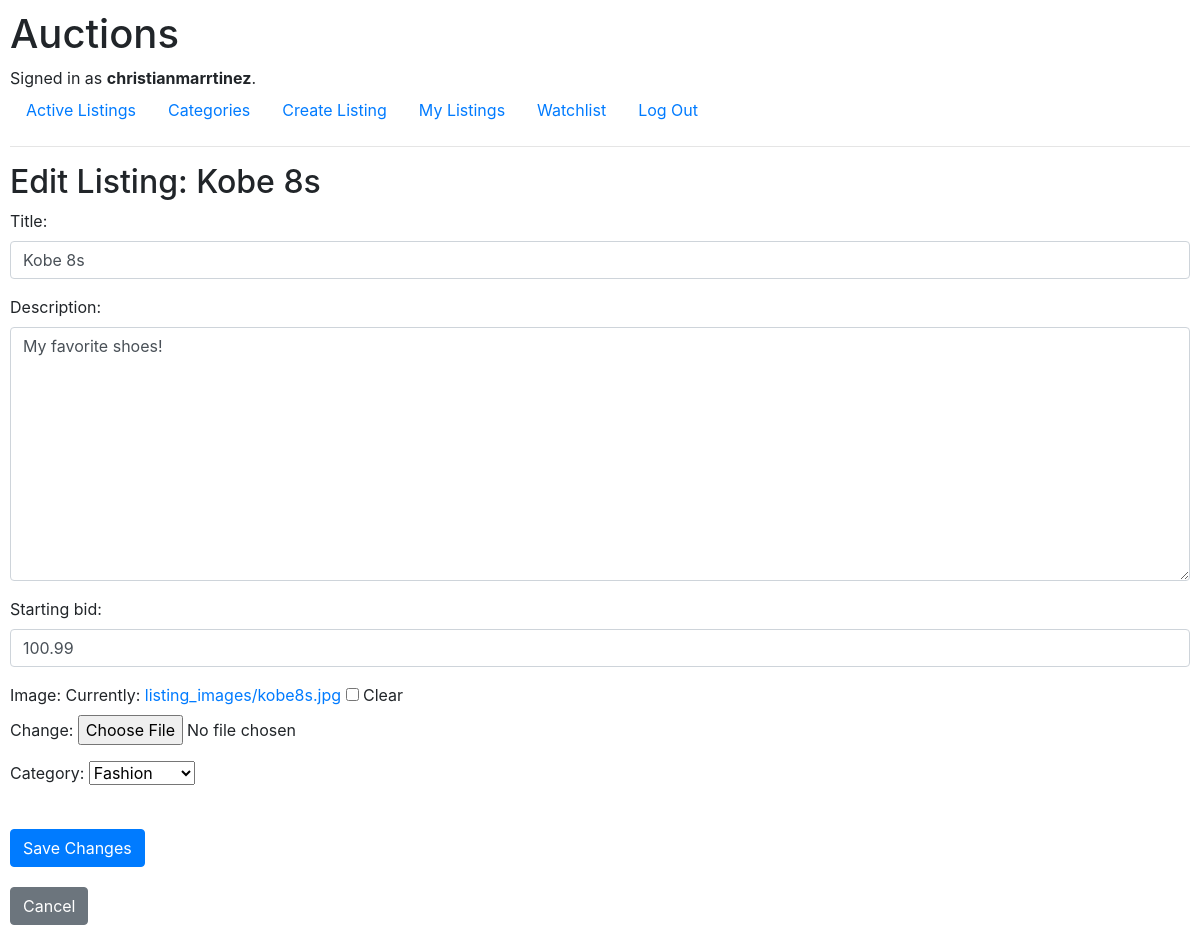
Page /listing/1/edit/ (signed in) on the earlier database version.
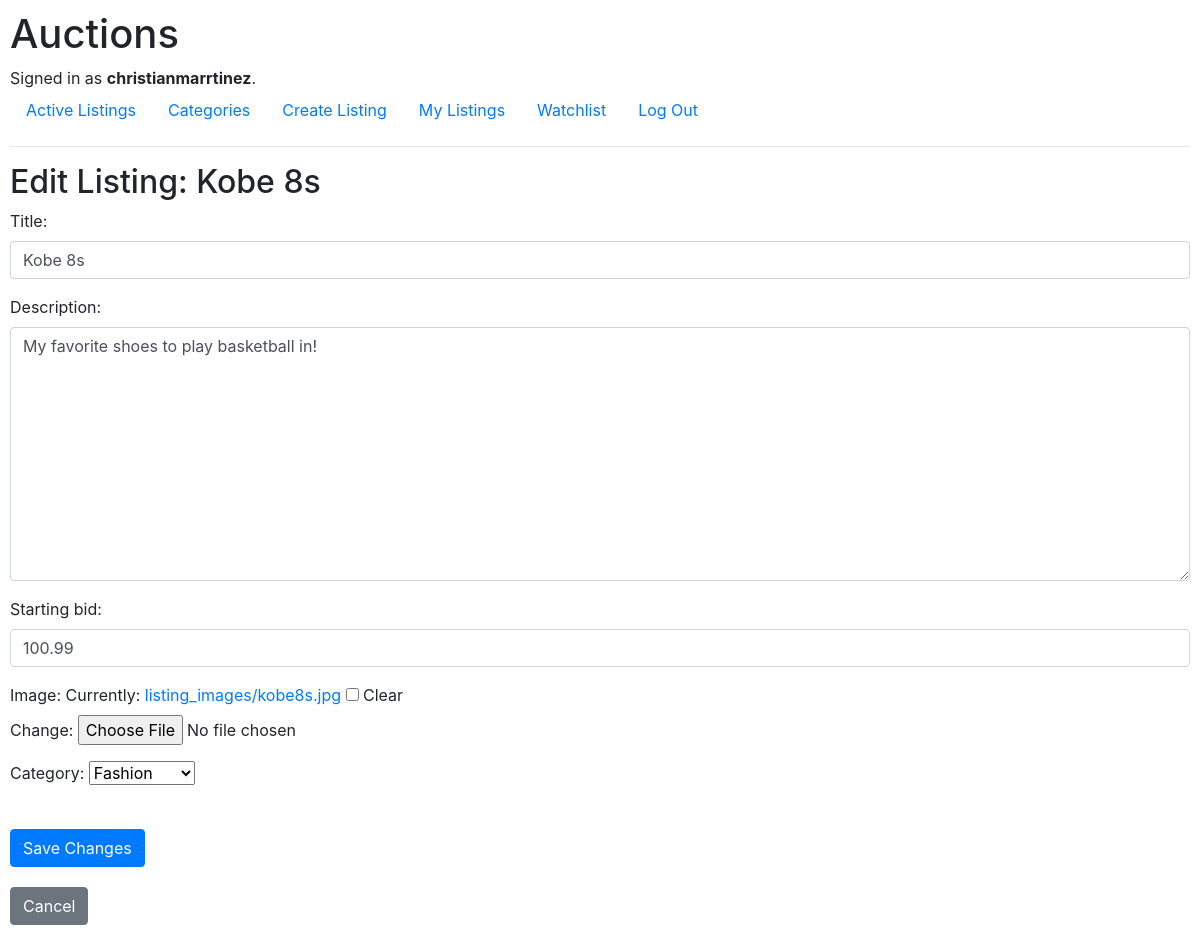
Same page on the later database version.
### auctions/models.py (models this page shows, shortened)
class AuctionListing(models.Model):
    CATEGORY_CHOICES = [
        ('Fashion', 'Fashion'),
        ('Toys', 'Toys'),
        ('Electronics', 'Electronics'),
        ('Home', 'Home'),
    ]
    title = models.CharField(max_length=100)
    description = models.TextField()
    starting_bid = models.DecimalField(max_digits=10, decimal_places=2)
    current_price = models.DecimalField(max_digits=10, decimal_places=2, default=0)
    image = models.ImageField(upload_to='listing_images/', blank=True, null=True)
    category = models.CharField(max_length=20, choices=CATEGORY_CHOICES, blank=True, null=True)
    category_id = models.ForeignKey(Category, on_delete=models.CASCADE, related_name="listings", blank=True, null=True)
    is_active = models.BooleanField(default=True)
    owner = models.ForeignKey(User, on_delete=models.CASCADE, related_name="listings")
    created_at = models.DateTimeField(auto_now_add=True)

### auctions/views.py (the view)
# urls.py: path("listing/<int:listing_id>/edit/", views.edit_listing, name="edit_listing"),
def edit_listing(request, listing_id):
    listing = get_object_or_404(AuctionListing, id=listing_id)
    if listing.owner != request.user:
        return redirect('index')  # Redirect to index if not the owner
    if request.method == 'POST':
        form = AuctionListingForm(request.POST, request.FILES, instance=listing)
        if form.is_valid():
            form.save()
            return redirect('listing', listing_id=listing.id)
    else:
        form = AuctionListingForm(instance=listing)
    return render(request, 'auctions/edit_listing.html', {
        'form': form,
        'listing': listing
    })

### auctions/forms.py
class AuctionListingForm(forms.ModelForm):
    class Meta:
        model = AuctionListing
        fields = ['title', 'description', 'starting_bid', 'image', 'category']
        widgets = {
            'title': forms.TextInput(attrs={'class': 'form-control'}),
            'description': forms.Textarea(attrs={'class': 'form-control'}),
            'starting_bid': forms.NumberInput(attrs={'class': 'form-control'}),
            'category': forms.Select(choices=AuctionListing.CATEGORY_CHOICES),
        }

### auctions/templates/auctions/edit_listing.html (shortened to what this page needs)
{% extends "auctions/layout.html" %}
{% block body %}
<h2>Edit Listing: {{ listing.title }}</h2>
<form method="POST" enctype="multipart/form-data">
    {{ form.as_p }}
    <button type="submit" class="btn btn-primary">Save Changes</button>
</form>
<a href="{% url 'listing' listing.id %}" class="btn btn-secondary">Cancel</a>
{% endblock %}

Differences in the rows shown:
changed AuctionListing "Kobe 8s": description "My favorite shoes!" → "My favorite shoes to play basketball in!"
